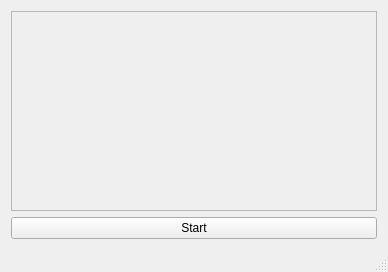
<?xml version="1.0" encoding="UTF-8"?>
<ui version="4.0">
 <class>MainWindow</class>
 <widget class="QMainWindow" name="MainWindow">
  <property name="geometry">
   <rect>
    <x>0</x>
    <y>0</y>
    <width>388</width>
    <height>272</height>
   </rect>
  </property>
  <property name="minimumSize">
   <size>
    <width>388</width>
    <height>272</height>
   </size>
  </property>
  <property name="windowTitle">
   <string>Heart Plotter</string>
  </property>
  <widget class="QWidget" name="centralWidget">
   <layout class="QVBoxLayout" name="verticalLayout">
    <item>
     <widget class="QFrame" name="frame_2">
      <property name="frameShape">
       <enum>QFrame::StyledPanel</enum>
      </property>
      <property name="frameShadow">
       <enum>QFrame::Sunken</enum>
      </property>
      <property name="lineWidth">
       <number>1</number>
      </property>
      <property name="midLineWidth">
       <number>0</number>
      </property>
      <layout class="QVBoxLayout" name="verticalLayout_3">
       <property name="spacing">
        <number>0</number>
       </property>
       <property name="leftMargin">
        <number>0</number>
       </property>
       <property name="topMargin">
        <number>0</number>
       </property>
       <property name="rightMargin">
        <number>0</number>
       </property>
       <property name="bottomMargin">
        <number>0</number>
       </property>
       <item>
        <widget class="QCustomPlot" name="customPlot" native="true">
         <property name="sizePolicy">
          <sizepolicy hsizetype="Preferred" vsizetype="MinimumExpanding">
           <horstretch>0</horstretch>
           <verstretch>0</verstretch>
          </sizepolicy>
         </property>
        </widget>
       </item>
      </layout>
     </widget>
    </item>
    <item>
     <widget class="QPushButton" name="StopBtn">
      <property name="text">
       <string>Start</string>
      </property>
     </widget>
    </item>
   </layout>
  </widget>
  <widget class="QMenuBar" name="menuBar">
   <property name="geometry">
    <rect>
     <x>0</x>
     <y>0</y>
     <width>388</width>
     <height>22</height>
    </rect>
   </property>
  </widget>
  <widget class="QStatusBar" name="statusBar"/>
 </widget>
 <layoutdefault spacing="6" margin="11"/>
 <customwidgets>
  <customwidget>
   <class>QCustomPlot</class>
   <extends>QWidget</extends>
   <header>../../qcustomplot.h</header>
   <container>1</container>
  </customwidget>
 </customwidgets>
 <resources/>
 <connections/>
</ui>
